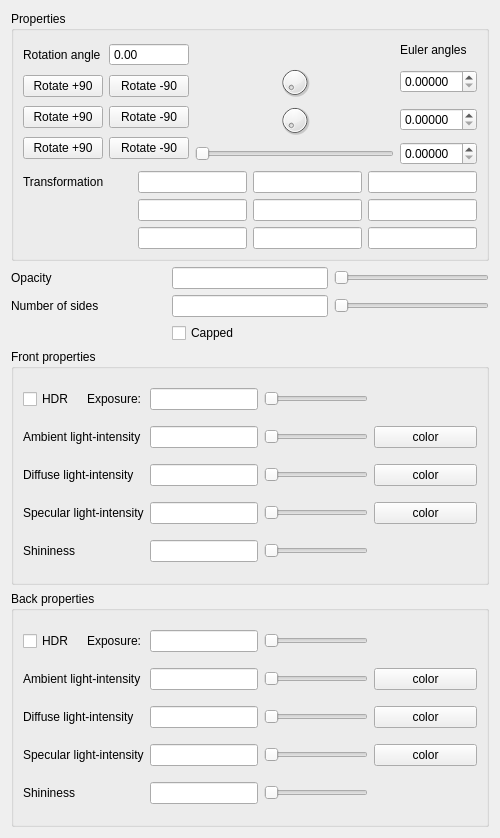
<?xml version="1.0" encoding="UTF-8"?>
<ui version="4.0">
 <class>AppearancePrimitiveForm</class>
 <widget class="QWidget" name="AppearancePrimitiveForm">
  <property name="geometry">
   <rect>
    <x>0</x>
    <y>0</y>
    <width>500</width>
    <height>838</height>
   </rect>
  </property>
  <property name="windowTitle">
   <string>Form</string>
  </property>
  <layout class="QVBoxLayout" name="verticalLayout">
   <item>
    <widget class="QGroupBox" name="groupBox">
     <property name="title">
      <string>Properties</string>
     </property>
     <layout class="QVBoxLayout" name="verticalLayout_2">
      <item>
       <layout class="QHBoxLayout" name="horizontalLayout">
        <item>
         <layout class="QGridLayout" name="gridLayout_2">
          <item row="2" column="1">
           <widget class="QPushButton" name="rotateMinusYPushButton">
            <property name="text">
             <string>Rotate -90</string>
            </property>
           </widget>
          </item>
          <item row="1" column="1">
           <widget class="QPushButton" name="rotateMinusXPushButton">
            <property name="text">
             <string>Rotate -90</string>
            </property>
           </widget>
          </item>
          <item row="3" column="0">
           <widget class="QPushButton" name="rotatePlusZPushButton">
            <property name="text">
             <string>Rotate +90</string>
            </property>
           </widget>
          </item>
          <item row="1" column="0">
           <widget class="QPushButton" name="rotatePlusXPushButton">
            <property name="text">
             <string>Rotate +90</string>
            </property>
           </widget>
          </item>
          <item row="2" column="0">
           <widget class="QPushButton" name="rotatePlusYPushButton">
            <property name="text">
             <string>Rotate +90</string>
            </property>
           </widget>
          </item>
          <item row="3" column="1">
           <widget class="QPushButton" name="rotateMinusZPushButton">
            <property name="text">
             <string>Rotate -90</string>
            </property>
           </widget>
          </item>
          <item row="0" column="0">
           <widget class="QLabel" name="label">
            <property name="text">
             <string>Rotation angle</string>
            </property>
           </widget>
          </item>
          <item row="0" column="1">
           <widget class="CustomDoubleSpinBox" name="rotationAngleDoubleSpinBox">
            <property name="buttonSymbols">
             <enum>QAbstractSpinBox::NoButtons</enum>
            </property>
           </widget>
          </item>
         </layout>
        </item>
        <item>
         <layout class="QGridLayout" name="gridLayout_5">
          <item row="0" column="0">
           <spacer name="horizontalSpacer">
            <property name="orientation">
             <enum>Qt::Horizontal</enum>
            </property>
            <property name="sizeHint" stdset="0">
             <size>
              <width>40</width>
              <height>20</height>
             </size>
            </property>
           </spacer>
          </item>
          <item row="0" column="1">
           <widget class="QLabel" name="label_2">
            <property name="text">
             <string>Euler angles</string>
            </property>
           </widget>
          </item>
          <item row="2" column="0">
           <widget class="QDoubleDial" name="EulerAngleZDial">
            <property name="maximumSize">
             <size>
              <width>16777215</width>
              <height>32</height>
             </size>
            </property>
           </widget>
          </item>
          <item row="1" column="0">
           <widget class="QDoubleDial" name="EulerAngleXDial">
            <property name="maximumSize">
             <size>
              <width>16777215</width>
              <height>32</height>
             </size>
            </property>
           </widget>
          </item>
          <item row="3" column="0">
           <widget class="QDoubleSlider" name="EulerAngleYSlider">
            <property name="orientation">
             <enum>Qt::Horizontal</enum>
            </property>
           </widget>
          </item>
          <item row="1" column="1">
           <widget class="CustomDoubleSpinBox" name="EulerAngleXDoubleSpinBox">
            <property name="decimals">
             <number>5</number>
            </property>
           </widget>
          </item>
          <item row="2" column="1">
           <widget class="CustomDoubleSpinBox" name="EulerAngleZDoubleSpinBox">
            <property name="decimals">
             <number>5</number>
            </property>
           </widget>
          </item>
          <item row="3" column="1">
           <widget class="CustomDoubleSpinBox" name="EulerAngleYDoubleSpinBox">
            <property name="decimals">
             <number>5</number>
            </property>
           </widget>
          </item>
         </layout>
        </item>
       </layout>
      </item>
      <item>
       <layout class="QGridLayout" name="gridLayout_6">
        <item row="0" column="3">
         <widget class="QLineEdit" name="transformationMatrixCXLineEdit"/>
        </item>
        <item row="0" column="0">
         <widget class="QLabel" name="label_3">
          <property name="text">
           <string>Transformation</string>
          </property>
         </widget>
        </item>
        <item row="0" column="1">
         <widget class="QLineEdit" name="transformationMatrixAXLineEdit"/>
        </item>
        <item row="0" column="2">
         <widget class="QLineEdit" name="transformationMatrixBXLineEdit"/>
        </item>
        <item row="1" column="1">
         <widget class="QLineEdit" name="transformationMatrixAYLineEdit"/>
        </item>
        <item row="2" column="1">
         <widget class="QLineEdit" name="transformationMatrixAZLineEdit"/>
        </item>
        <item row="1" column="2">
         <widget class="QLineEdit" name="transformationMatrixBYLineEdit"/>
        </item>
        <item row="1" column="3">
         <widget class="QLineEdit" name="transformationMatrixCYLineEdit"/>
        </item>
        <item row="2" column="2">
         <widget class="QLineEdit" name="transformationMatrixBZLineEdit"/>
        </item>
        <item row="2" column="3">
         <widget class="QLineEdit" name="transformationMatrixCZLineEdit"/>
        </item>
        <item row="1" column="0">
         <spacer name="horizontalSpacer_2">
          <property name="orientation">
           <enum>Qt::Horizontal</enum>
          </property>
          <property name="sizeHint" stdset="0">
           <size>
            <width>40</width>
            <height>20</height>
           </size>
          </property>
         </spacer>
        </item>
        <item row="2" column="0">
         <spacer name="horizontalSpacer_3">
          <property name="orientation">
           <enum>Qt::Horizontal</enum>
          </property>
          <property name="sizeHint" stdset="0">
           <size>
            <width>40</width>
            <height>20</height>
           </size>
          </property>
         </spacer>
        </item>
       </layout>
      </item>
     </layout>
    </widget>
   </item>
   <item>
    <layout class="QGridLayout" name="gridLayout_7">
     <item row="1" column="2">
      <widget class="QSlider" name="numberOfSidesSlider">
       <property name="orientation">
        <enum>Qt::Horizontal</enum>
       </property>
      </widget>
     </item>
     <item row="0" column="1">
      <widget class="QLineEdit" name="opacityLineEdit"/>
     </item>
     <item row="0" column="2">
      <widget class="QSlider" name="opacitySlider">
       <property name="orientation">
        <enum>Qt::Horizontal</enum>
       </property>
      </widget>
     </item>
     <item row="1" column="0">
      <widget class="QLabel" name="label_5">
       <property name="text">
        <string>Number of sides</string>
       </property>
      </widget>
     </item>
     <item row="0" column="0">
      <widget class="QLabel" name="label_4">
       <property name="text">
        <string>Opacity</string>
       </property>
      </widget>
     </item>
     <item row="1" column="1">
      <widget class="QLineEdit" name="numberOfSidesLineEdit"/>
     </item>
     <item row="2" column="1">
      <widget class="QCheckBox" name="cappedCheckBox">
       <property name="text">
        <string>Capped</string>
       </property>
      </widget>
     </item>
     <item row="2" column="0">
      <spacer name="horizontalSpacer_8">
       <property name="orientation">
        <enum>Qt::Horizontal</enum>
       </property>
       <property name="sizeHint" stdset="0">
        <size>
         <width>40</width>
         <height>20</height>
        </size>
       </property>
      </spacer>
     </item>
     <item row="2" column="2">
      <spacer name="horizontalSpacer_9">
       <property name="orientation">
        <enum>Qt::Horizontal</enum>
       </property>
       <property name="sizeHint" stdset="0">
        <size>
         <width>40</width>
         <height>20</height>
        </size>
       </property>
      </spacer>
     </item>
    </layout>
   </item>
   <item>
    <widget class="QGroupBox" name="groupBox_2">
     <property name="title">
      <string>Front properties</string>
     </property>
     <layout class="QGridLayout" name="gridLayout_8">
      <item row="0" column="3">
       <spacer name="horizontalSpacer_4">
        <property name="orientation">
         <enum>Qt::Horizontal</enum>
        </property>
        <property name="sizeHint" stdset="0">
         <size>
          <width>40</width>
          <height>20</height>
         </size>
        </property>
       </spacer>
      </item>
      <item row="0" column="1">
       <widget class="QLineEdit" name="frontExposureLineEdit"/>
      </item>
      <item row="1" column="2">
       <widget class="QSlider" name="frontAmbientIntensitySlider">
        <property name="orientation">
         <enum>Qt::Horizontal</enum>
        </property>
       </widget>
      </item>
      <item row="2" column="2">
       <widget class="QSlider" name="frontDiffuseIntensitySlider">
        <property name="orientation">
         <enum>Qt::Horizontal</enum>
        </property>
       </widget>
      </item>
      <item row="0" column="2">
       <widget class="QSlider" name="frontExposureSlider">
        <property name="orientation">
         <enum>Qt::Horizontal</enum>
        </property>
       </widget>
      </item>
      <item row="3" column="2">
       <widget class="QSlider" name="frontSpecularIntensitySlider">
        <property name="orientation">
         <enum>Qt::Horizontal</enum>
        </property>
       </widget>
      </item>
      <item row="4" column="2">
       <widget class="QSlider" name="frontShininessSlider">
        <property name="orientation">
         <enum>Qt::Horizontal</enum>
        </property>
       </widget>
      </item>
      <item row="1" column="3">
       <widget class="QPushButton" name="frontAmbientColorPushButton">
        <property name="text">
         <string>color</string>
        </property>
       </widget>
      </item>
      <item row="2" column="3">
       <widget class="QPushButton" name="frontDiffuseColorPushButton">
        <property name="text">
         <string>color</string>
        </property>
       </widget>
      </item>
      <item row="3" column="3">
       <widget class="QPushButton" name="frontSpecularColorPushButton">
        <property name="text">
         <string>color</string>
        </property>
       </widget>
      </item>
      <item row="1" column="1">
       <widget class="QLineEdit" name="frontAmbientIntensityLineEdit"/>
      </item>
      <item row="2" column="1">
       <widget class="QLineEdit" name="frontDiffuseIntensityLineEdit"/>
      </item>
      <item row="3" column="1">
       <widget class="QLineEdit" name="frontSpecularIntensityLineEdit"/>
      </item>
      <item row="4" column="1">
       <widget class="QLineEdit" name="frontShininessLineEdit"/>
      </item>
      <item row="4" column="0">
       <widget class="QLabel" name="label_6">
        <property name="text">
         <string>Shininess</string>
        </property>
       </widget>
      </item>
      <item row="3" column="0">
       <widget class="QLabel" name="label_7">
        <property name="text">
         <string>Specular light-intensity</string>
        </property>
       </widget>
      </item>
      <item row="2" column="0">
       <widget class="QLabel" name="label_8">
        <property name="text">
         <string>Diffuse light-intensity</string>
        </property>
       </widget>
      </item>
      <item row="1" column="0">
       <widget class="QLabel" name="label_9">
        <property name="text">
         <string>Ambient light-intensity</string>
        </property>
       </widget>
      </item>
      <item row="0" column="0">
       <layout class="QHBoxLayout" name="horizontalLayout_2">
        <item>
         <widget class="QCheckBox" name="frontHDRCheckBox">
          <property name="text">
           <string>HDR</string>
          </property>
         </widget>
        </item>
        <item>
         <widget class="QLabel" name="label_10">
          <property name="text">
           <string>Exposure:</string>
          </property>
         </widget>
        </item>
       </layout>
      </item>
      <item row="4" column="3">
       <spacer name="horizontalSpacer_6">
        <property name="orientation">
         <enum>Qt::Horizontal</enum>
        </property>
        <property name="sizeHint" stdset="0">
         <size>
          <width>40</width>
          <height>20</height>
         </size>
        </property>
       </spacer>
      </item>
     </layout>
    </widget>
   </item>
   <item>
    <widget class="QGroupBox" name="groupBox_3">
     <property name="title">
      <string>Back properties</string>
     </property>
     <layout class="QGridLayout" name="gridLayout_9">
      <item row="3" column="2">
       <widget class="QSlider" name="backSpecularIntensitySlider">
        <property name="orientation">
         <enum>Qt::Horizontal</enum>
        </property>
       </widget>
      </item>
      <item row="0" column="2">
       <widget class="QSlider" name="backExposureSlider">
        <property name="orientation">
         <enum>Qt::Horizontal</enum>
        </property>
       </widget>
      </item>
      <item row="1" column="2">
       <widget class="QSlider" name="backAmbientIntensitySlider">
        <property name="orientation">
         <enum>Qt::Horizontal</enum>
        </property>
       </widget>
      </item>
      <item row="0" column="3">
       <spacer name="horizontalSpacer_5">
        <property name="orientation">
         <enum>Qt::Horizontal</enum>
        </property>
        <property name="sizeHint" stdset="0">
         <size>
          <width>40</width>
          <height>20</height>
         </size>
        </property>
       </spacer>
      </item>
      <item row="2" column="2">
       <widget class="QSlider" name="backDiffuseIntensitySlider">
        <property name="orientation">
         <enum>Qt::Horizontal</enum>
        </property>
       </widget>
      </item>
      <item row="4" column="2">
       <widget class="QSlider" name="backShininessSlider">
        <property name="orientation">
         <enum>Qt::Horizontal</enum>
        </property>
       </widget>
      </item>
      <item row="1" column="3">
       <widget class="QPushButton" name="backAmbientColorPushButton">
        <property name="text">
         <string>color</string>
        </property>
       </widget>
      </item>
      <item row="2" column="3">
       <widget class="QPushButton" name="backDiffuseColorPushButton">
        <property name="text">
         <string>color</string>
        </property>
       </widget>
      </item>
      <item row="3" column="3">
       <widget class="QPushButton" name="backSpecularColorPushButton">
        <property name="text">
         <string>color</string>
        </property>
       </widget>
      </item>
      <item row="1" column="1">
       <widget class="QLineEdit" name="backAmbientIntensityLineEdit"/>
      </item>
      <item row="2" column="1">
       <widget class="QLineEdit" name="backDiffuseIntensityLineEdit"/>
      </item>
      <item row="3" column="1">
       <widget class="QLineEdit" name="backSpecularIntensityLineEdit"/>
      </item>
      <item row="4" column="1">
       <widget class="QLineEdit" name="backShininessLineEdit"/>
      </item>
      <item row="4" column="0">
       <widget class="QLabel" name="label_12">
        <property name="text">
         <string>Shininess</string>
        </property>
       </widget>
      </item>
      <item row="3" column="0">
       <widget class="QLabel" name="label_13">
        <property name="text">
         <string>Specular light-intensity</string>
        </property>
       </widget>
      </item>
      <item row="2" column="0">
       <widget class="QLabel" name="label_14">
        <property name="text">
         <string>Diffuse light-intensity</string>
        </property>
       </widget>
      </item>
      <item row="1" column="0">
       <widget class="QLabel" name="label_15">
        <property name="text">
         <string>Ambient light-intensity</string>
        </property>
       </widget>
      </item>
      <item row="0" column="0">
       <layout class="QHBoxLayout" name="horizontalLayout_3">
        <item>
         <widget class="QCheckBox" name="backHDRCheckBox">
          <property name="text">
           <string>HDR</string>
          </property>
         </widget>
        </item>
        <item>
         <widget class="QLabel" name="label_11">
          <property name="text">
           <string>Exposure:</string>
          </property>
         </widget>
        </item>
       </layout>
      </item>
      <item row="0" column="1">
       <widget class="QLineEdit" name="backExposureLineEdit"/>
      </item>
      <item row="4" column="3">
       <spacer name="horizontalSpacer_7">
        <property name="orientation">
         <enum>Qt::Horizontal</enum>
        </property>
        <property name="sizeHint" stdset="0">
         <size>
          <width>40</width>
          <height>20</height>
         </size>
        </property>
       </spacer>
      </item>
     </layout>
    </widget>
   </item>
  </layout>
 </widget>
 <customwidgets>
  <customwidget>
   <class>CustomDoubleSpinBox</class>
   <extends>QDoubleSpinBox</extends>
   <header>customdoublespinbox.h</header>
  </customwidget>
  <customwidget>
   <class>QDoubleSlider</class>
   <extends>QSlider</extends>
   <header>qdoubleslider.h</header>
  </customwidget>
  <customwidget>
   <class>QDoubleDial</class>
   <extends>QDial</extends>
   <header>qdoubledial.h</header>
  </customwidget>
 </customwidgets>
 <resources/>
 <connections/>
</ui>
